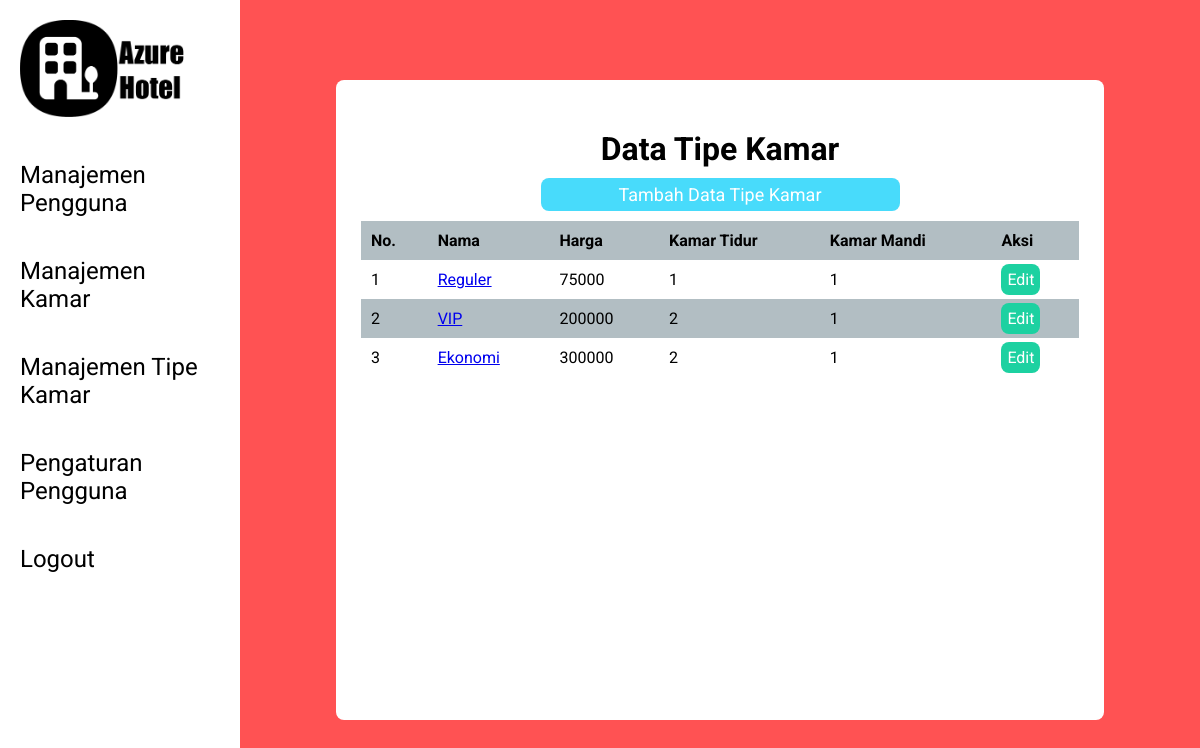
/type_room_management.php (signed in), run on the app's committed database.
### tables this page shows
CREATE TABLE `room_type` (
  `id_type` int(11) NOT NULL,
  `name` varchar(40) NOT NULL,
  `price` int(11) NOT NULL,
  `description` varchar(500) NOT NULL,
  `bedroom` int(11) NOT NULL,
  `bathroom` int(11) NOT NULL
);

### type_room_management.php (the view, shortened to what this page needs)
<?php
    include('include/connect.php');
?>
<?php
    $sql = "SELECT * FROM room_type";
    $query = mysqli_query($conn, $sql);
    $row_number = mysqli_num_rows($query);
?>
<!DOCTYPE html>
<html lang="en">
<head>
    <link rel="stylesheet" href="style/main.css">
    <link rel="stylesheet" href="style/form.css">
    <link rel="stylesheet" href="style/button.css">
    <link rel="stylesheet" href="style/sidebar.css">
    <link rel="stylesheet" href="style/content.css">
</head>
<body>
    <main>
        <?php include('include/sidebar.php'); ?>
        <div class="content">
            <div class="content-child">
                <div class="content-super-child" style="justify-content: flex-start;">
                    <h1>Data Tipe Kamar</h1>
                    <a href="type_room_management_add.php" class="blue-button" style="width: 50%; font-size: 18px; text-decoration: none; text-align: center; margin: 10px 0;">Tambah Data Tipe Kamar</a>
                    <?php if ($row_number <= 0): ?>
                        <h3>Belum ada data tipe kamar.</h3>
                    <?php else: ?>
                        <table cellspacing="0" cellpadding="0" class="zebra-table">
                            <tr>
                                <th>No.</th>
                                <th>Nama</th>
                                <th>Harga</th>
                                <th>Kamar Tidur</th>
                                <th>Kamar Mandi</th>
                                <th>Aksi</th>
                            </tr>
                            <?php $i = 1; ?>
                            <?php while($data = mysqli_fetch_array($query)): ?>
                                <tr>
                                    <td><?php echo $i ?></td>
                                    <td><a href="type_room_information_detail.php?id_type=<?php echo $data['id_type'] ?>"><?php echo $data['name'] ?></a></td>
                                    <td><?php echo $data['price'] ?></td>
                                    <td><?php echo $data['bedroom'] ?></td>
                                    <td><?php echo $data['bathroom'] ?></td>
                                    <td><a href="type_room_management_edit.php?id_type=<?php echo $data['id_type'] ?>" class="green-button">Edit</a></td>
                                </tr>
                                <?php $i++; ?>
                            <?php endwhile ?>
                        </table>
                    <?php endif ?>
                </div>
            </div>
        </div>
    </main>
</body>
</html>

### style/main.css (style rules this page uses)
* { margin: 0; padding: 0; box-sizing: border-box; font-family: 'Roboto', sans-serif; }
body { min-height: 100vh; display: flex; flex-direction: column; background-color: #ff5253; }
main { display: flex; flex-grow: 1; justify-content: center; align-items: center; width: 100%; }

### style/button.css (style rules this page uses)
.blue-button { padding: 6px; background-color: #48dbfb; color: white; border: none; border-radius: 8px; transition: 0.5s; text-decoration: none; }
.green-button { padding: 6px; background-color: #1dd1a1; color: white; border: none; border-radius: 8px; transition: 0.5s; text-decoration: none; }

### style/content.css (style rules this page uses)
.content { display: flex; width: 82%; justify-content: center; align-items: center; height: 100vh; }
.content-child { background-color: white; width: 80%; height: 80%; padding: 50px 25px; border-radius: 8px; }
.content-super-child { display: flex; flex-direction: column; justify-content: space-between; height: 100%; width: 100%; align-items: center; }
.zebra-table { border: none; width: 100%; }
.zebra-table th, td { padding: 10px; }
.zebra-table th { text-align: left; background-color: #b2bec3; }
.zebra-table tr:nth-child(odd) { background-color: #b2bec3 }
* { box-sizing:border-box }

### data on the page
room_type: name "Reguler", price "75000", bedroom "1", bathroom "1"
room_type: name "VIP", price "200000", bedroom "2", bathroom "1"
room_type: name "Ekonomi", price "300000", bedroom "2", bathroom "1"
